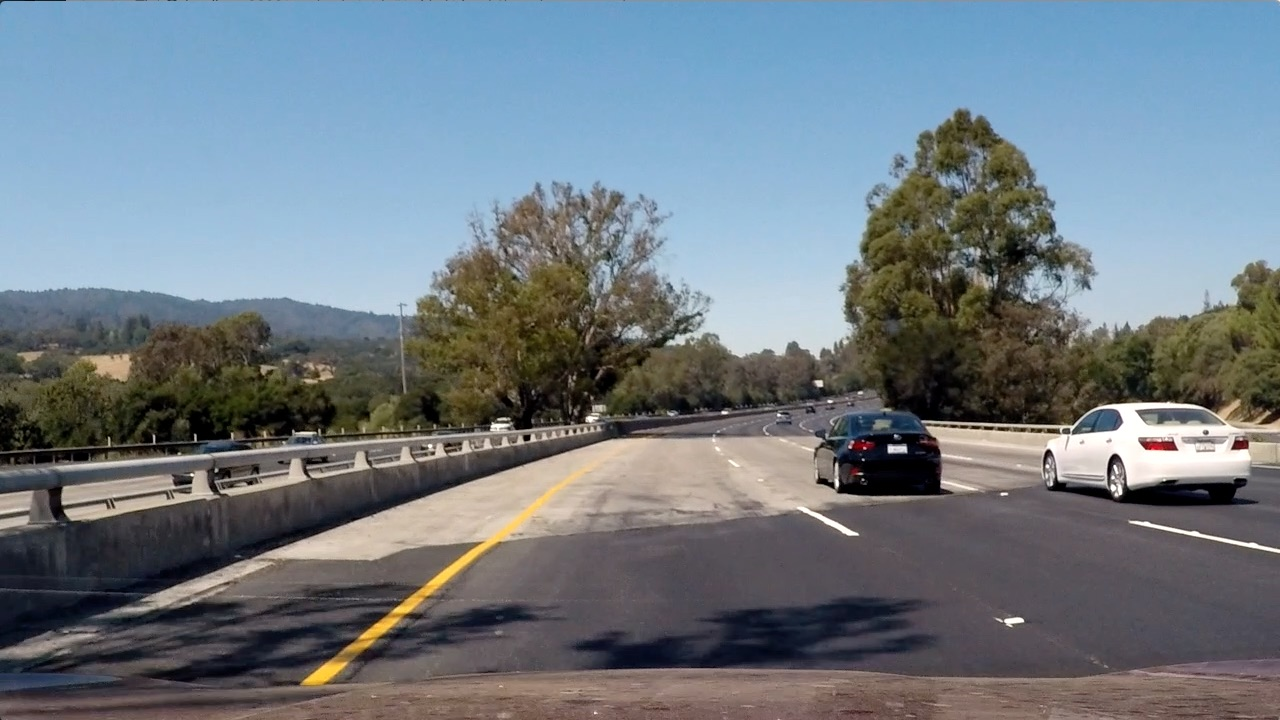
#> input picture test4.jpg, 1280 x 720 px, found by its file name
$ python 6_rgb_2_hls.py
#> lines starting #> are read from the running program, lines starting #| are printed output that depends on the picture; after the words box and inside, x2 and y2 are one past the last pixel; in counts of white or black regions, pixels touching at a corner belong together
import matplotlib.pyplot as plt
import matplotlib.image as mpimg
import numpy as np
import cv2

# Read an image
image = mpimg.imread('test4.jpg')
#> image is the input picture: shape (720, 1280, 3); mean R, G, B 112.2, 122.7, 130.9

def hls_select(img, thresh=(0, 255)):

#> called with thresh = (90, 255)
    hls = cv2.cvtColor(img, cv2.COLOR_RGB2HLS)
#> hls: shape (720, 1280, 3); mean of channels 0, 1, 2 80.5, 121.4, 71.8
    schannel = hls[:, :, 2]
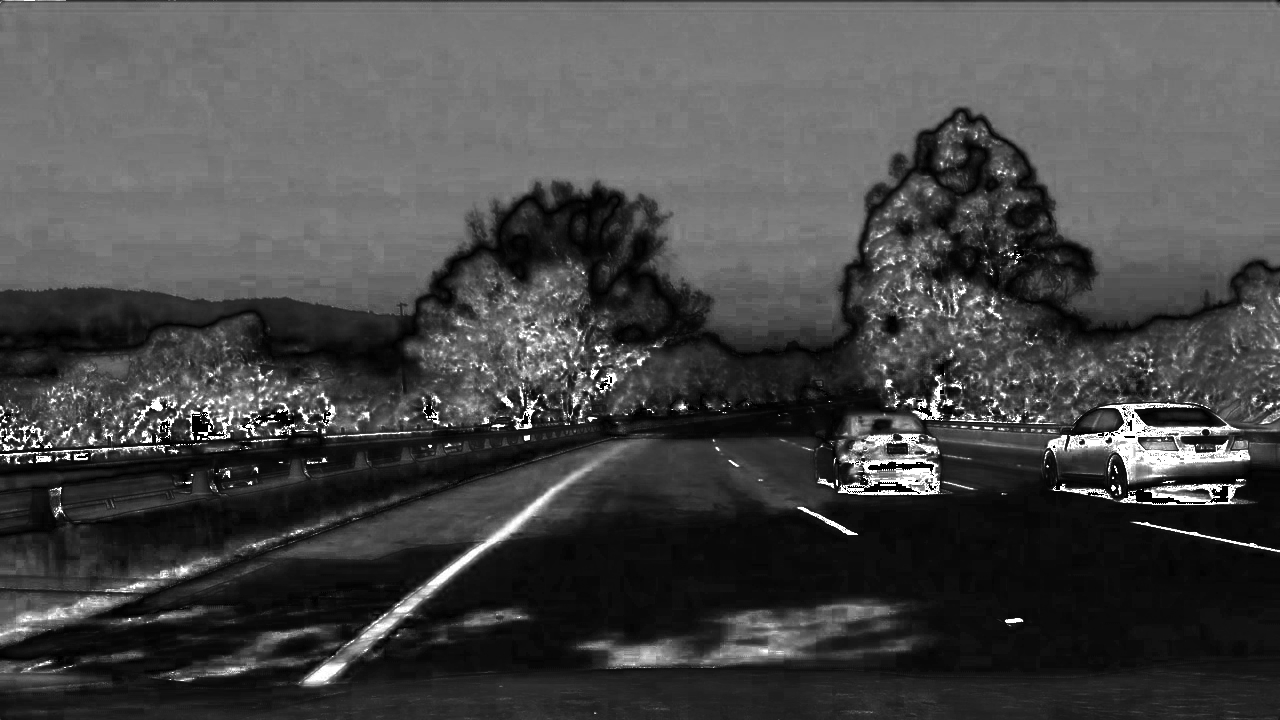
#> schannel: shape (720, 1280); min 0, max 255, mean 71.8
    binary_output = np.zeros_like(schannel)
    binary_output[(schannel > thresh[0]) & (schannel <= thresh[1])] = 1

    print(hls)
#> (printed output is left out)
    return binary_output

# Optional TODO - tune the threshold to try to match the above image!
hls_binary = hls_select(image, thresh=(90, 255))
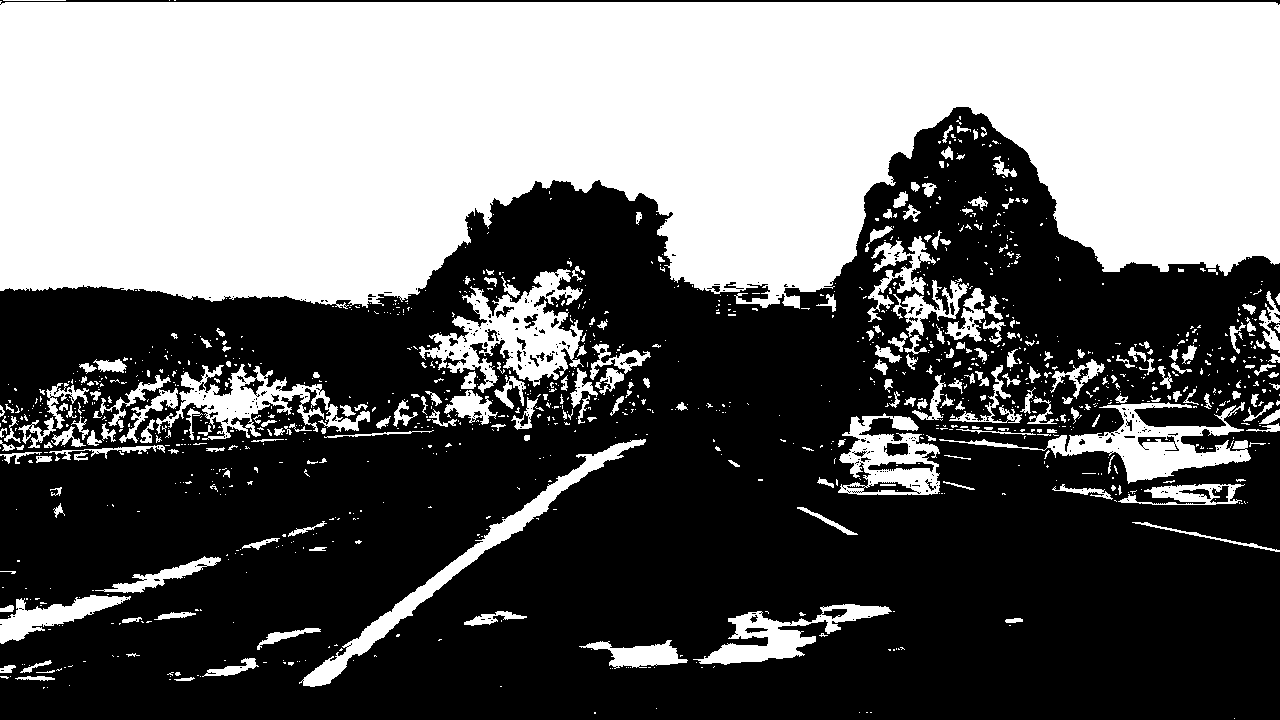
#> hls_binary: shape (720, 1280); values 0 (black) and 1 (white), 42.1% white; 1215 white regions (963 under 20 px), largest, box (x1, y1, x2, y2) and area: (0, 1, 1280, 309) 315563, (419, 269, 584, 393) 8217, (939, 402, 1251, 484) 6713

# Plot the result
f, (ax1, ax2) = plt.subplots(1, 2, figsize=(24, 9))
f.tight_layout()
ax1.imshow(image)
ax1.set_title('Original Image', fontsize=50)
ax2.imshow(hls_binary, cmap='gray')
ax2.set_title('Thresholded S', fontsize=50)
plt.subplots_adjust(left=0., right=1, top=0.9, bottom=0.)
plt.show()
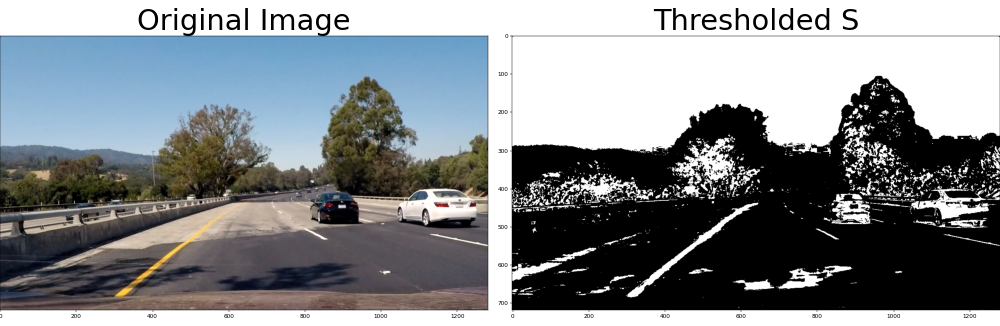
#> figure drawn by matplotlib, 2 panels

$ run again, with test1.jpg copied over test4.jpg
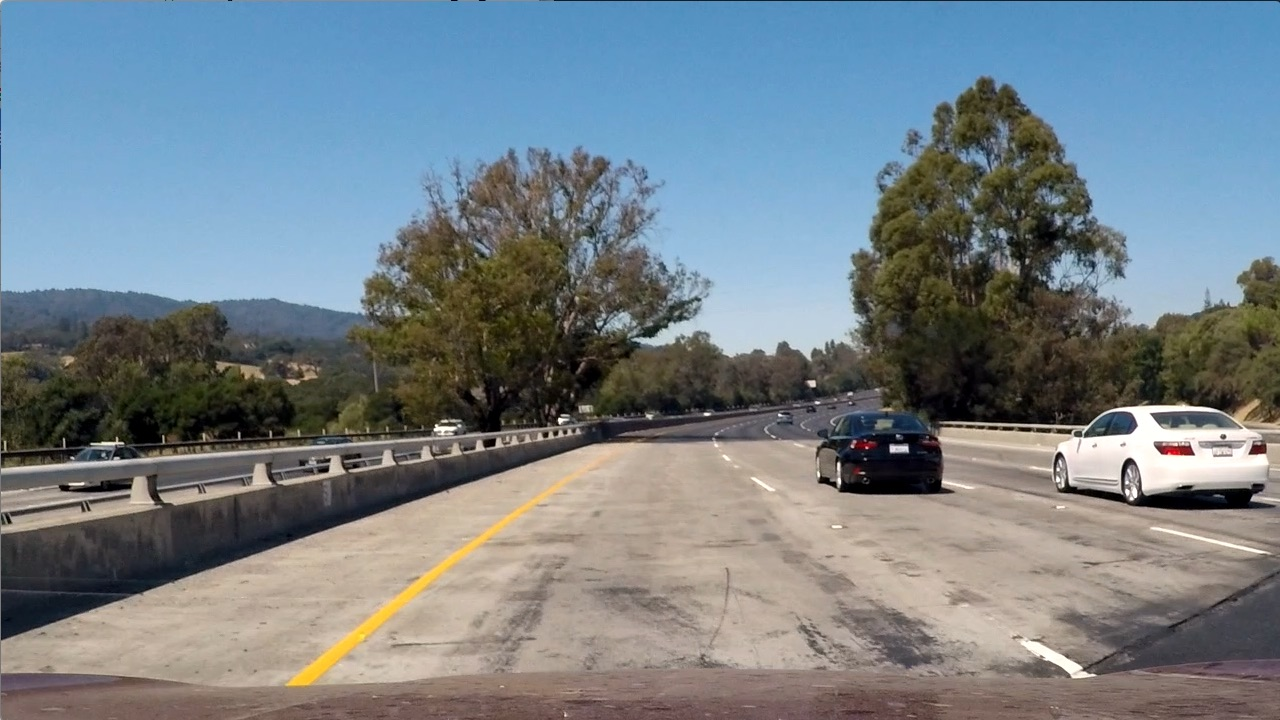
#> input picture test1.jpg, 1280 x 720 px, found by its file name
#> image is the input picture: shape (720, 1280, 3); mean R, G, B 117.5, 128.7, 135.5
#> hls: shape (720, 1280, 3); mean of channels 0, 1, 2 60.2, 126.7, 74.4
#> (printed output is left out)
#> `hls_binary = hls_select(image, thresh=(90, 255))`:
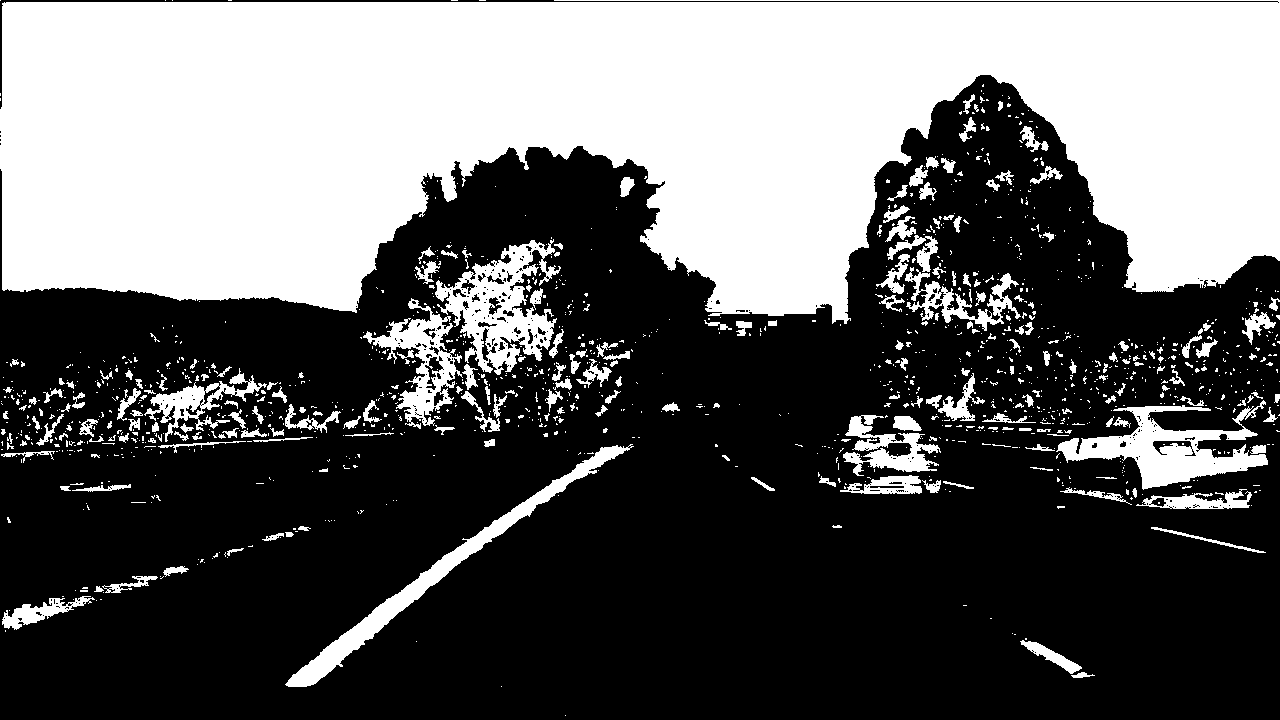
#> hls_binary: shape (720, 1280); values 0 (black) and 1 (white), 38.8% white; 1339 white regions (1101 under 20 px), largest, box (x1, y1, x2, y2) and area: (0, 0, 1280, 324) 299026, (435, 239, 561, 375) 7257, (1056, 400, 1268, 490) 7165
#> `plt.show()`:
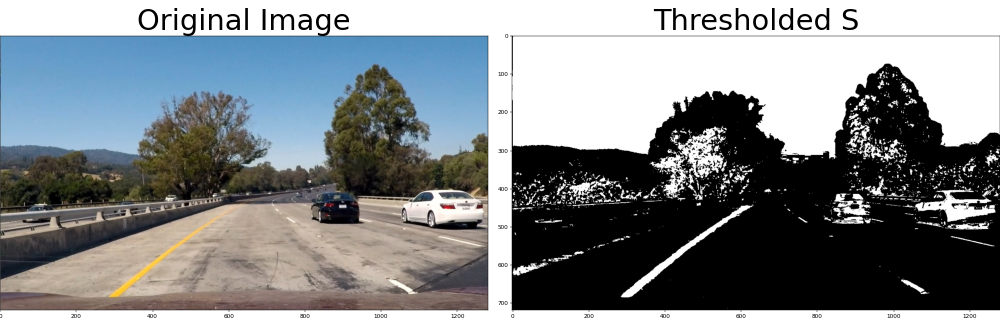
#> figure drawn by matplotlib, 2 panels

$ run again, with test6.jpg copied over test4.jpg
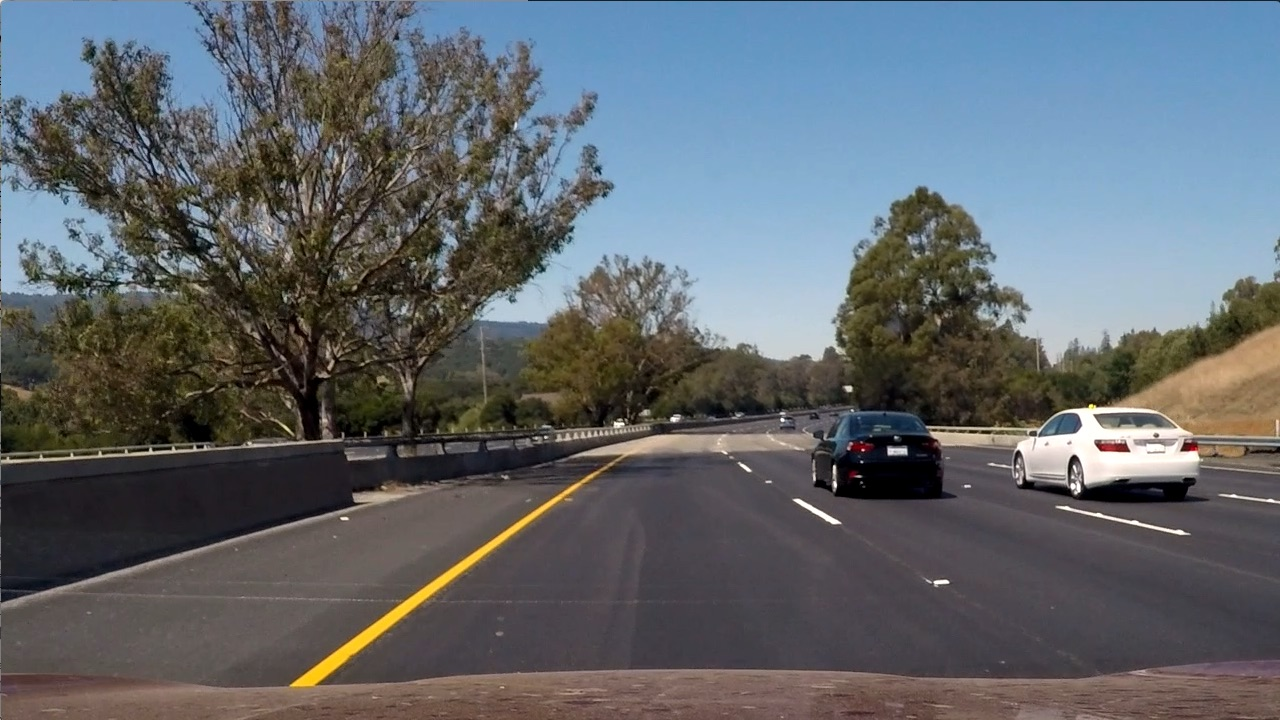
#> input picture test6.jpg, 1280 x 720 px, found by its file name
#> image is the input picture: shape (720, 1280, 3); mean R, G, B 97, 102.6, 107.9
#> hls: shape (720, 1280, 3); mean of channels 0, 1, 2 76.7, 102.2, 57.5
#> (printed output is left out)
#> `hls_binary = hls_select(image, thresh=(90, 255))`:
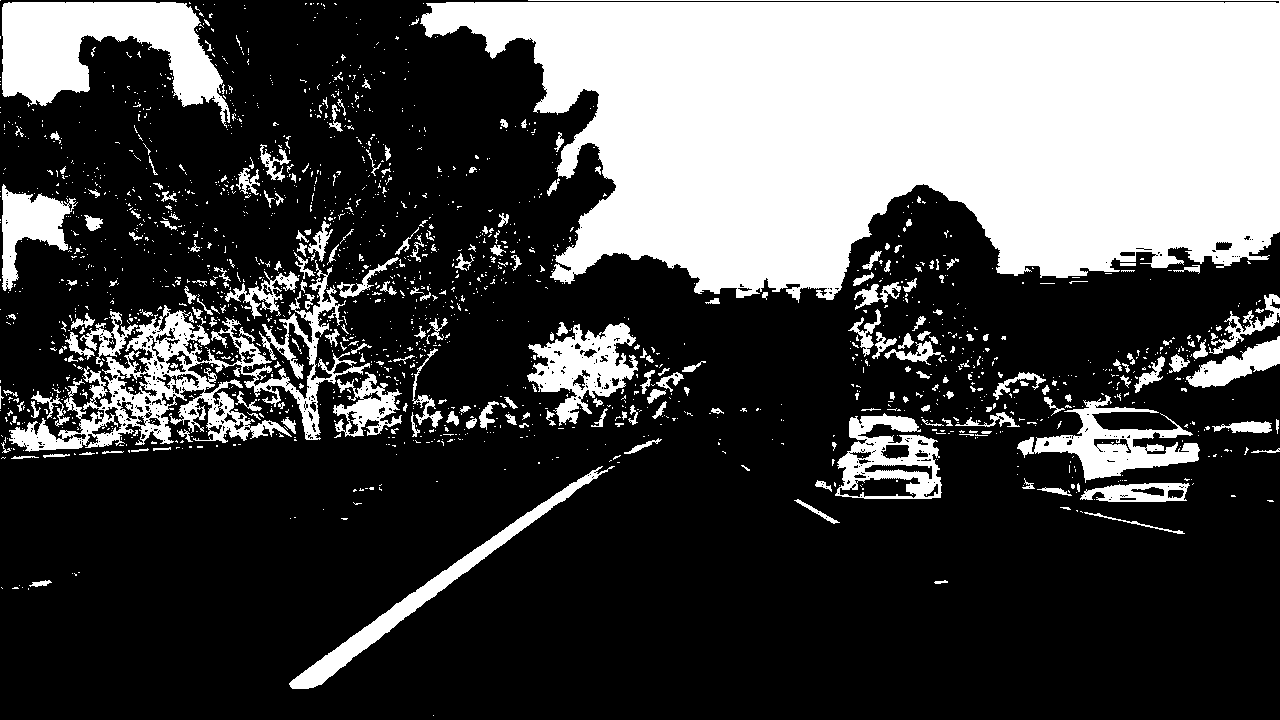
#> hls_binary: shape (720, 1280); values 0 (black) and 1 (white), 29.6% white; 1863 white regions (1622 under 20 px), largest, box (x1, y1, x2, y2) and area: (420, 0, 1280, 303) 187403, (9, 260, 370, 452) 15586, (2, 2, 230, 128) 14787
#> `plt.show()`:
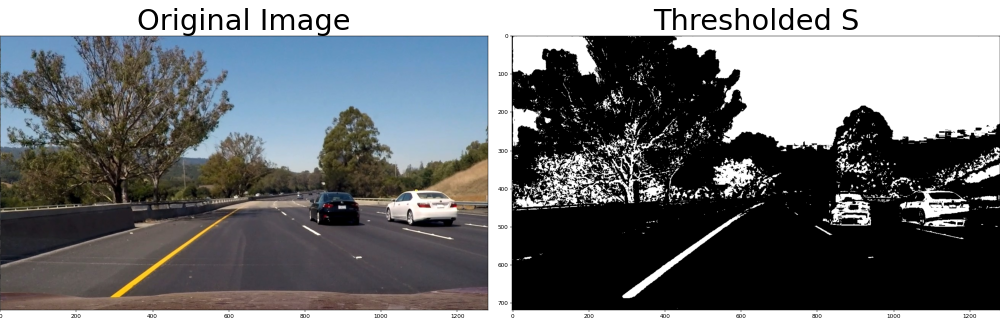
#> figure drawn by matplotlib, 2 panels

$ run again, with L4_test1.jpg copied over test4.jpg
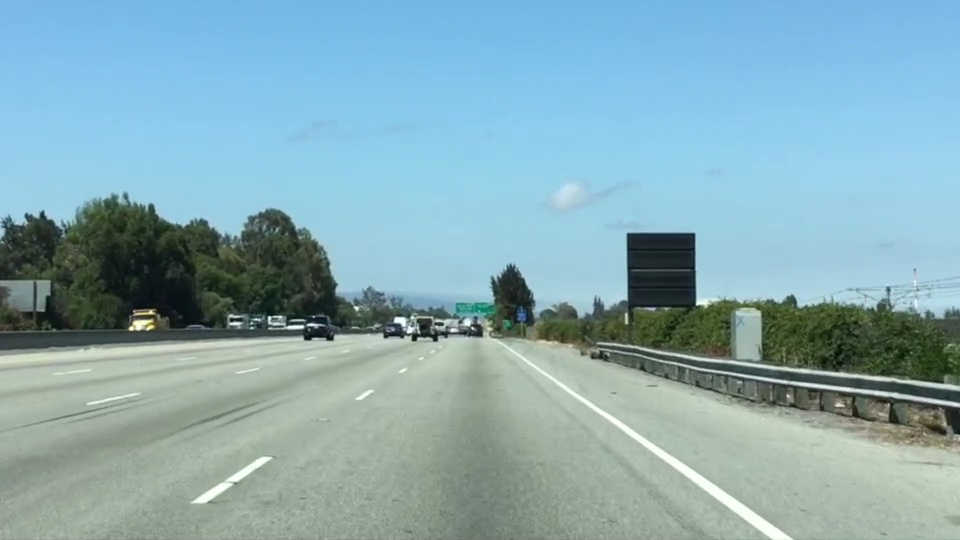
#> input picture L4_test1.jpg, 960 x 540 px, found by its file name
#> image is the input picture: shape (540, 960, 3); mean R, G, B 135.5, 171.1, 179.2
#> hls: shape (540, 960, 3); mean of channels 0, 1, 2 80.4, 160.5, 98.6
#> (printed output is left out)
#> `hls_binary = hls_select(image, thresh=(90, 255))`:
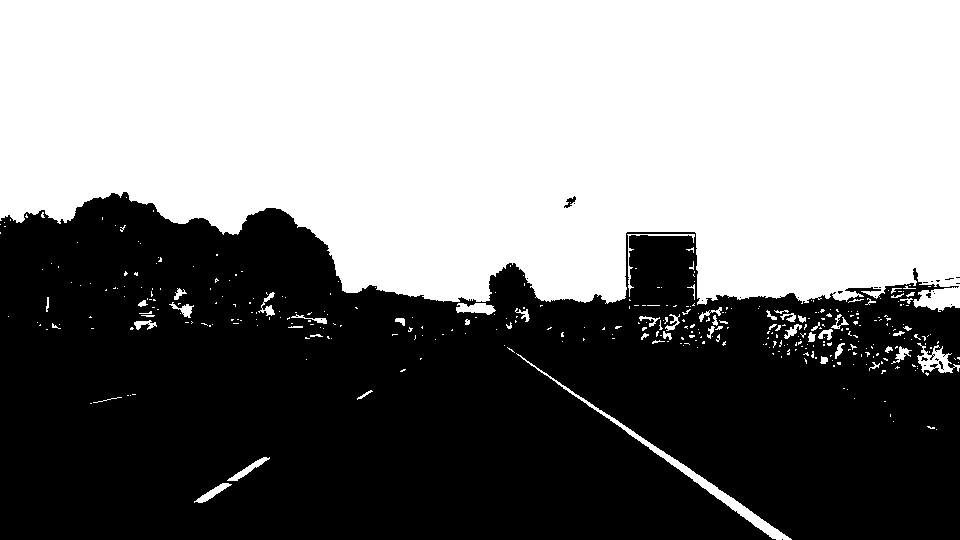
#> hls_binary: shape (540, 960); values 0 (black) and 1 (white), 50.1% white; 28 black regions (25 under 20 px), largest, box (x1, y1, x2, y2) and area: (0, 192, 960, 540) 258537, (564, 196, 576, 208) 61, (939, 361, 944, 370) 20
#> `plt.show()`:
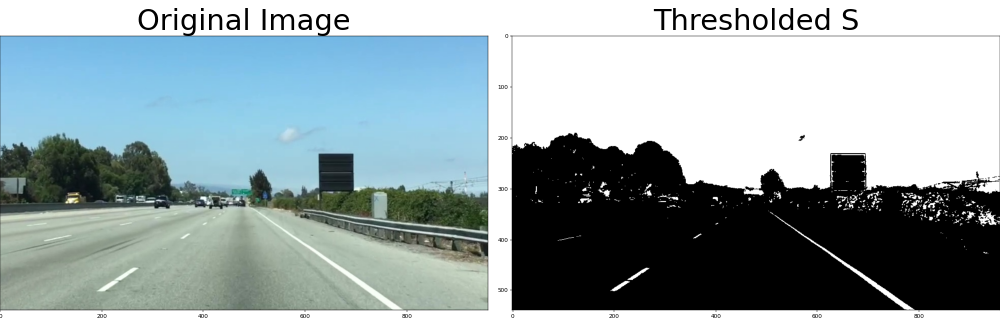
#> figure drawn by matplotlib, 2 panels
